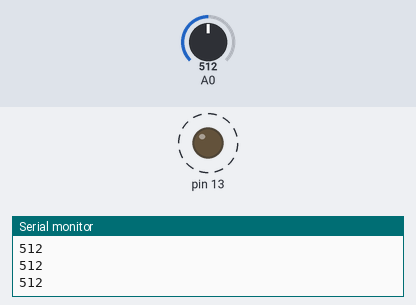
Recording of a sketch running on a simulated Arduino Uno, built with avr-gcc and run on an emulated ATmega328P. Parts: output pins drawn as LEDs (lit = HIGH), the last lines printed to the serial monitor. Dashed ring = blinking. The inputs (shaded band) are chosen by the test bench; at power-on: A0 = 512.

Above: at 1.2 s.
1.3 s: A0 set to 739
4.3 s: A0 set to 758
At 5.5 s:
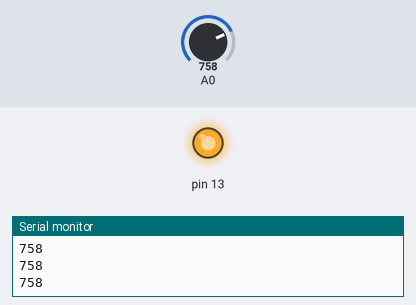
5.8 s: A0 set to 740
At 6.1 s:
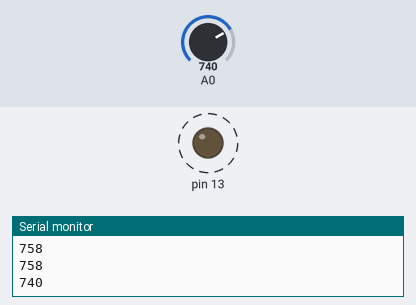
Timing chart, 0 to 14.8 s (numbered marks = the images above; inputs shaded):
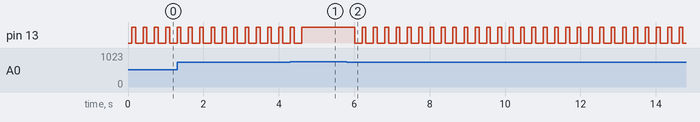

The sketch:

040-trimmer.ino
```cpp
void setup() {
  Serial.begin(9600);
  pinMode(13, OUTPUT);
}

void loop() {
  int v = analogRead(A0);
  Serial.println(v);
  delay(100);

  if (v >= 750) {
    digitalWrite(13, HIGH);
  } else if ((v < 750) && (v > 250)) {
    digitalWrite(13, HIGH);
    delay(100);
    digitalWrite(13, LOW);
    delay(100);
  } else if (v <= 250) {
    digitalWrite(13, LOW);
  }

}
```

Measured:
- the behaviour switches between 749 and 750 on A0 (found by bisection; images 0 and 1)
- after the input at 4.3 s, pin 13: goes on until 4.6 s, then stays HIGH
- after the input at 5.8 s, pin 13: alternates HIGH for 0.10 s and LOW for 0.20 s, starting after 0.21 s
- by itself, pin 13: alternates HIGH for 0.10 s and LOW for 0.20 s
